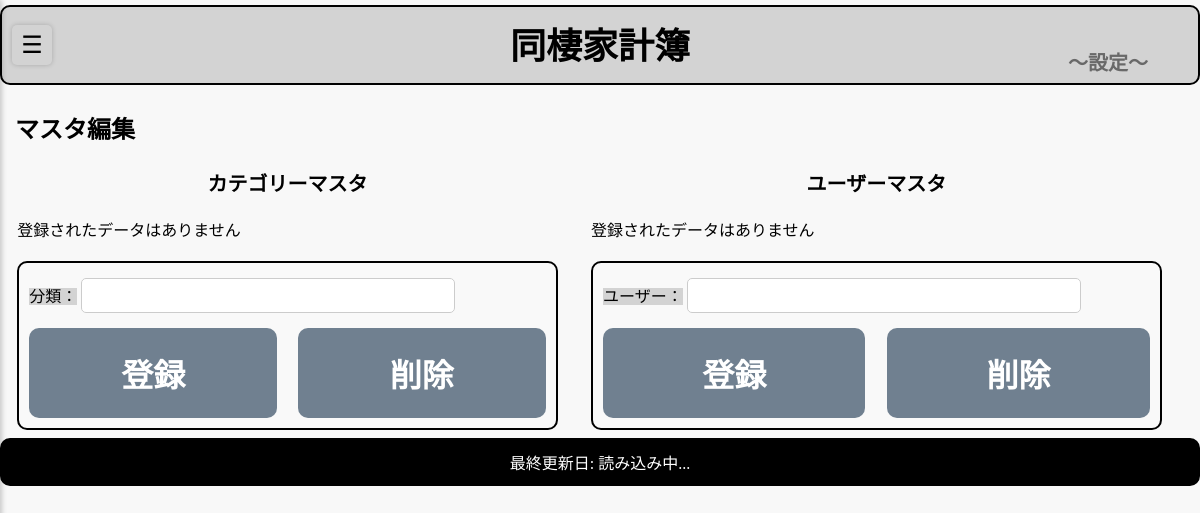
Page /setting on the earlier database version.
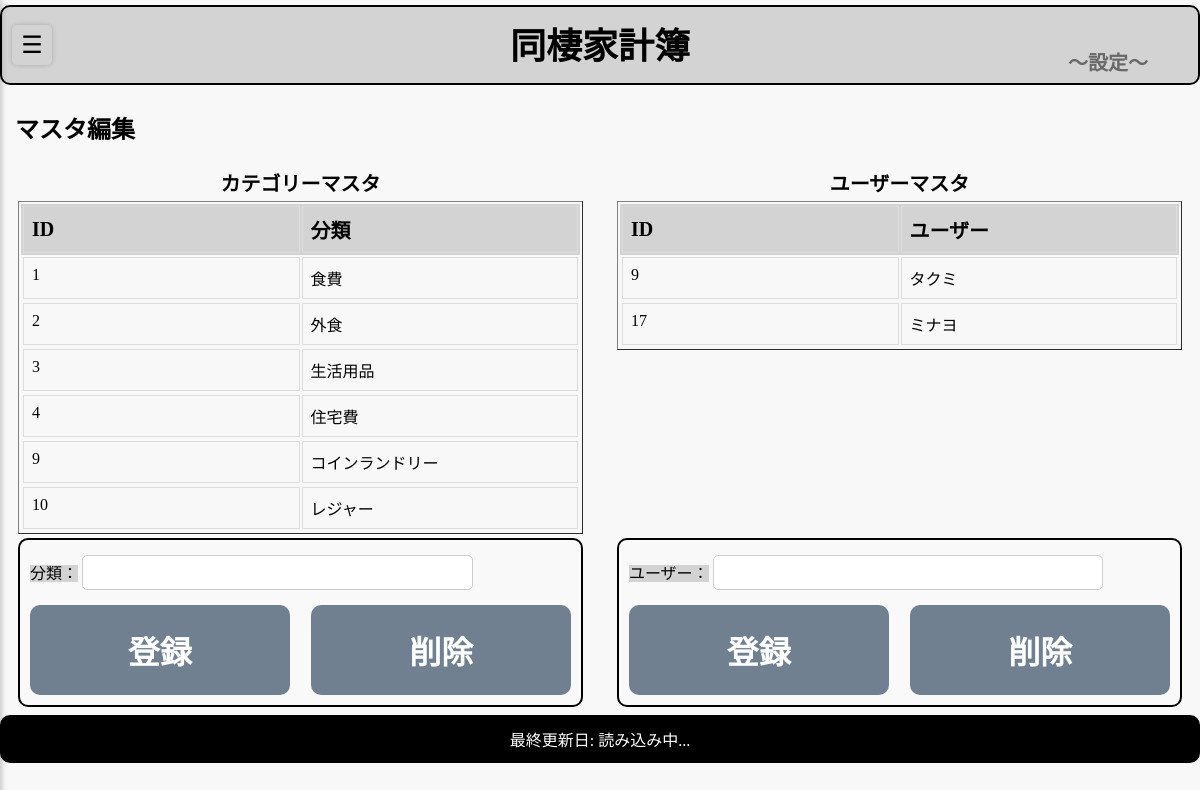
Same page on the later database version.
### tables this page shows
CREATE TABLE category_master (
    id INTEGER PRIMARY KEY AUTOINCREMENT,
    category TEXT NOT NULL
);

CREATE TABLE user_master (
    id INTEGER PRIMARY KEY AUTOINCREMENT,
    user TEXT NOT NULL
);

### app.py (the view, shortened to what this page needs)
@app.route("/setting", methods=["GET", "POST"])
def settings_page():
    conn = sqlite3.connect(DB_FILE)
    cursor = conn.cursor()
    cursor.execute("SELECT id , category FROM category_master ORDER BY id ASC")
    category_master = cursor.fetchall()
    cursor.execute("SELECT id , user FROM user_master ORDER BY id ASC")
    user_master = cursor.fetchall()
    conn.close()
    return render_template(
        "settings.html",
        category_master=category_master,
        user_master=user_master
    )

### app.py (called while the page is built)
def get_latest_year():
    conn = sqlite3.connect(DB_FILE)
    cursor = conn.cursor()
    cursor.execute("SELECT MAX(year) FROM expenses")  # 最大のyearを取得
    latest_year = cursor.fetchone()[0]  # 結果を取得
    conn.close()
    return latest_year if latest_year else 2024  # データがない場合はデフォルト2024

@app.before_request
def set_default_year():
    if "selected_year" not in session:
        session["selected_year"] = get_latest_year()  # 初期値をセット
    if "selected_category" not in session:
        session["selected_category"] = None  # カテゴリー初期値 すべて→None
    if "selected_user" not in session:
        session["selected_user"] = None  # ユーザー初期値 すべて→None

### templates/settings.html (shortened to what this page needs)
<!DOCTYPE html>
<html>
<head>
    <link rel="stylesheet" type="text/css" href="{{ url_for('static', filename='style.css') }}">
    <link rel="stylesheet" type="text/css" href="{{ url_for('static', filename='settings_screen.css') }}">
</head>
<body data-page="setting">
    <div class="page_header">
        <button id="menu-toggle">&#9776;</button>
        <h1>同棲家計簿</h1>
        <h2>～設定～</h2>
    </div>
    <div class="container">
        <h2>マスタ編集</h2>
        <div class="view_erea">
            <table class="view_table">
                <tr>
                    <th>カテゴリーマスタ</th>
                    <th>ユーザーマスタ</th>
                </tr>
                <tr>
                    <td>
                        <div class="master-table">
                            {% if category_master and category_master|length > 0 %}
                            <table border="1">
                                <thead>
                                    <tr>
                                        <th>ID</th>
                                        <th>分類</th>
                                    </tr>
                                </thead>
                                <tbody>
                                    {% for master in category_master %}
                                    <tr>
                                        <td>{{ master[0] }}</td>
                                        <td>{{ master[1] }}</td>
                                    </tr>
                                    {% endfor %}
                                </tbody>
                            </table>
                            {% else %}
                                <p>登録されたデータはありません</p>
                            {% endif %}
                        </div>
                    </td>
                    <td>
                        <div class="master-table">
                            {% if user_master and user_master|length > 0 %}
                            <table border="1">
                                <thead>
                                    <tr>
                                        <th>ID</th>
                                        <th>ユーザー</th>
                                    </tr>
                                </thead>
                                <tbody>
                                    {% for master in user_master %}
                                    <tr>
                                        <td>{{ master[0] }}</td>
                                        <td>{{ master[1] }}</td>
                                    </tr>
                                    {% endfor %}
                                </tbody>
                            </table>
                            {% else %}
                                <p>登録されたデータはありません</p>
                            {% endif %}
                        </div>
                    </td>
                </tr>
                <tr>
                    <td>
                        <div class="master-form">
                            <form id="category-mater-form" action="{{ url_for('settings_page') }}" method="POST">
                                <label for="category">分類：</label>
                                <input type="text" name="category" required>
                                <button type="submit" id="master-add" name="form_add" value="category">登録</button>
                                <button type="submit" id="master-delete" name="form_delete" value="category">削除</button>
                            </form>
                        </div>
                    </td>
                    <td>
                        <div class="master-form">
                            <form id="user-master-form" action="{{ url_for('settings_page') }}" method="POST">
                                <label for="user">ユーザー：</label>
                                <input type="text" name="user" required>
                                <button type="submit" id="master-add" name="form_add" value="user">登録</button>
                                <button type="submit" id="master-delete" name="form_delete" value="user">削除</button>
                            </form>
                        </div>
                    </td>
                </tr>
            </table>
        </div>
    </div>
    <footer id="last-updated">最終更新日: 読み込み中...</footer>
</body>
</html>

### static/style.css (style rules this page uses)
body { display: flex; flex-direction: column; align-items: center; justify-content: flex-start; height: 100vh; margin: 0; background-color: #f8f8f8; }
body[data-page="setting"] .page_header { background-color: lightgray; }
.page_header { align-items: center; padding: 10px; background-color: lightblue; border-radius: 10px; position: relative; height: 80px; width: 100%; margin: 5px auto; border: 2px solid black; box-sizing: border-box; }
.page_header h1 { position: absolute; left: 50%; transform: translateX(-50%); margin: 0; font-size: 36px; text-align: center; white-space: nowrap; }
.page_header h2 { margin: 0; font-size: 20px; color: dimgrey; margin-left: auto; margin-top: 30px; padding-right: 40px; float: right; }
.container { display: table; width: 100%; margin: 0; vertical-align: top; overflow-x: auto; }
.container h2 { margin-left: 15px; }
#menu-toggle { font-size: 24px; background: none; border: none; cursor: pointer; width: 40px; height: 40px; line-height: 40px; padding: 0; position: absolute; left: 10px; top: 50%; transform: translateY(-50%); z-index: 1000; background-color: lightgrey; border-radius: 5px; box-shadow: 0 0 5px rgba(0, 0, 0, 0.2); }
footer { width: 100%; max-width: 100vw; box-sizing: border-box; margin: 5px auto 0 auto; text-align: center; border: 2px solid black; background-color: black; color: white; border-radius: 10px; padding: 10px; }

### static/settings_screen.css (style rules this page uses)
.view_erea th { font-size: 20px; font-weight: bold; }
.master-form { display: block; width: 95%; max-width: 1000px; background-color: #f9f9f9; margin: 0 auto; border: 2px solid black; border-radius: 10px; padding: 10px; box-sizing: border-box; overflow: hidden; }
.master-form label { margin-top: 10px; text-align: left; font-size: 16px; width: 90px; background-color: lightgray; }
.master-form input { flex: 1; width: 100%; max-width: 70%; padding: 5px; margin-top: 5px; font-size: 20px; border: 1px solid #ccc; border-radius: 5px; }
#master-add { width: 48%; padding: 22px; font-size: 32px; font-weight: bold; background-color: slategray; color: white; border: none; border-radius: 10px; cursor: pointer; margin-top: 15px; float: left; }
#master-delete { width: 48%; padding: 22px; font-size: 32px; font-weight: bold; background-color: slategray; color: white; border: none; border-radius: 10px; cursor: pointer; margin-top: 15px; float: right; }
.view_table tr td { vertical-align: top; }
.master-table { width: 95%; border-collapse: collapse; table-layout: fixed; margin-left: 2.5%; }
.master-table thead { display: block; background-color: lightgray; }
.master-table tbody { display: block; max-height: 400px; overflow-y: auto; width: 100%; }
.master-table tr { display: table; width: 100%; table-layout: fixed; }
.master-table th, .master-table td { padding: 8px; border: 1px solid #ddd; text-align: left; white-space: nowrap; }

Differences in the rows shown:
added category_master: id "1", category "食費"
added category_master: id "2", category "外食"
added category_master: id "3", category "生活用品"
added category_master: id "4", category "住宅費"
added category_master: id "9", category "コインランドリー"
added category_master: id "10", category "レジャー"
added user_master: id "9", user "タクミ"
added user_master: id "17", user "ミナヨ"
Other differences:
text no longer shown: "登録されたデータはありません 登録されたデータはありません"
text now shown: "ID 分類 ID ユーザー"
